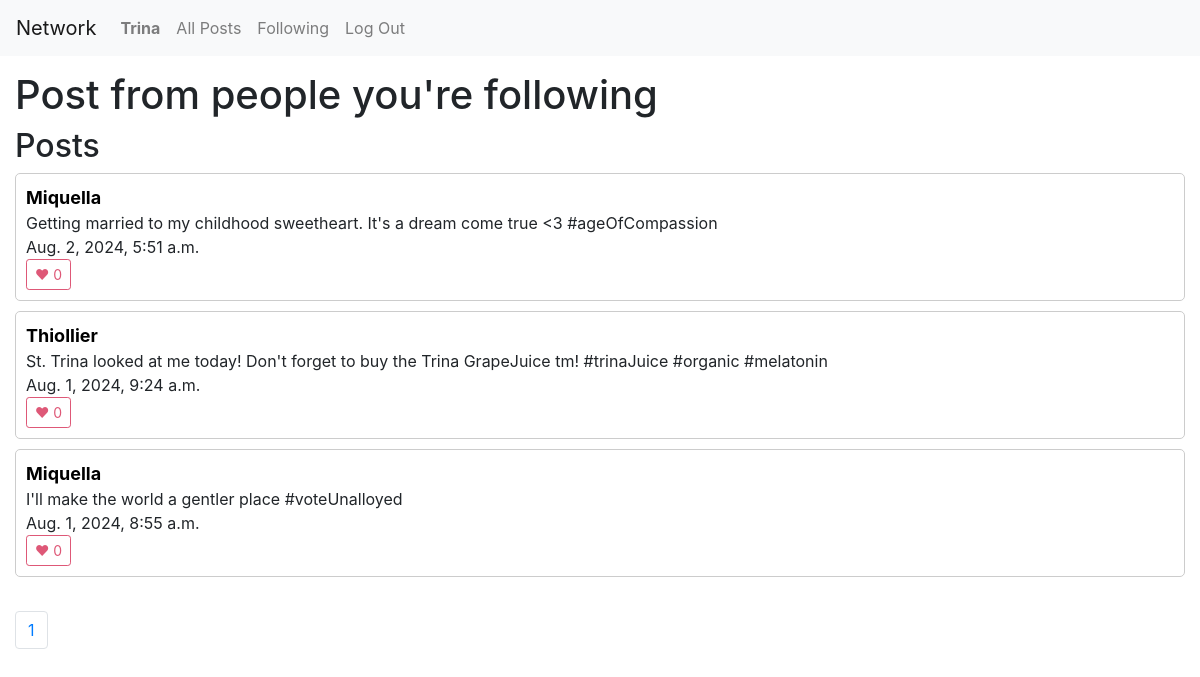
The page /following/1 (signed in) on the database as committed earlier.
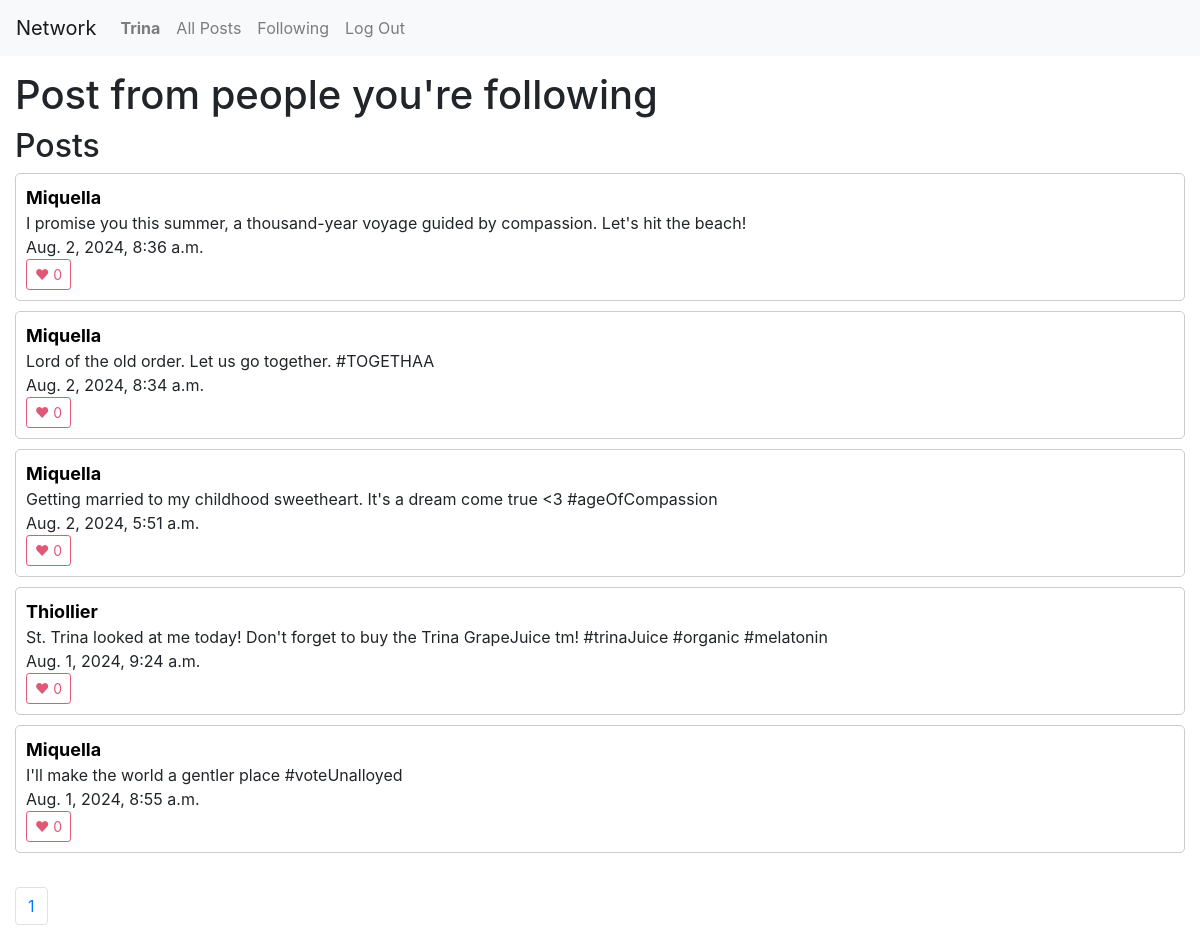
The same page on the database as committed later.
### network/models.py (models this page shows, shortened)
class User(AbstractUser):
    followers = models.ManyToManyField('self', related_name="following", null=True)
    following = models.ManyToManyField('self', related_name="followers",null=True)
    def __str__(self):
        return self.username

class Post(models.Model):
    user = models.ForeignKey("User", on_delete=models.CASCADE, related_name="posts")
    content = models.TextField(blank=True)
    timestamp = models.DateTimeField(auto_now_add=True)
    likes = models.IntegerField(default=0)
    likes_users = models.ManyToManyField("User", related_name="likes", null=True)

### network/views.py (the view)
# urls.py: path("following/<int:page_num>", views.following, name="following"),
def following(request, page_num):
    following = User.objects.filter(followers=request.user)
    following = Post.objects.filter(user__in=following)
    posts = following.order_by("-timestamp").all()
    p = Paginator(posts, 10)
    page_obj = p.get_page(page_num)
    prev_page = None
    has_prev_page = False
    if page_obj.has_previous():
        prev_page = page_obj.previous_page_number()
        has_prev_page = True
    next_page = None
    has_next_page = False
    if page_obj.has_next():
        next_page = page_obj.next_page_number()
        has_next_page = True
    return render(request, 'network/following.html', {
        "username":request.user,
        "posts": page_obj,
        "pages": p,
        "prev_page": prev_page,
        "has_prev_page": has_prev_page,
        "next_page": next_page,
        "has_next_page": has_next_page,
    })

### network/templates/network/following.html (shortened to what this page needs)
{% extends "network/layout.html" %}
{% load static %}
{% block body %}
    <h1>Post from people you're following</h1>
    <h2>Posts</h2>
    {% for post in posts %}
    <div id="post-container">
        <a href="{% url 'user' post.user.username 1 %}" class="username-link">{{ post.user.username }}</a><br>
        {{ post.content }} <br>
        {{ post.timestamp }} <br>
        <button id="like-{{ post.id }}" onclick="toggle_like({{ post.id }})" class="like-btn">♥ {{ post.likes_users.count }}</button>
    </div>
    {% endfor %}
    <br>
    <nav aria-label="Page navigation example">
        <ul class="pagination">
          {% for page in pages %}
            <li class="page-item"><a class="page-link"  href="{% url 'following' page.number%}">{{ page.number }}</a></li>
          {% endfor %}
        </ul>
      </nav>
{% endblock %}

### network/templates/network/layout.html (shortened to what this page needs)
{% load static %}
<!DOCTYPE html>
<html lang="en">
    <head>
        <link rel="stylesheet" href="https://stackpath.bootstrapcdn.com/bootstrap/4.4.1/css/bootstrap.min.css">
        <link href="{% static 'network/styles.css' %}" rel="stylesheet">
    </head>
    <body>
        <nav class="navbar navbar-expand-lg navbar-light bg-light">
            <a class="navbar-brand" href="#">Network</a>
            <div>
              <ul class="navbar-nav mr-auto">
                {% if user.is_authenticated %}
                    <li class="nav-item">
                        <a id="nav-username" class="nav-link" href="{% url 'user' user.username 1 %}"><strong>{{ user.username }}</strong></a>
                    </li>
                {% endif %}
                <li class="nav-item">
                  <a class="nav-link" href="{% url 'index' %}">All Posts</a>
                </li>
                {% if user.is_authenticated %}
                    <li class="nav-item">
                        <a class="nav-link" href="{% url 'following' 1%}">Following</a>
                    </li>
                    <li class="nav-item">
                        <a class="nav-link" href="{% url 'logout' %}">Log Out</a>
                    </li>
                {% endif %}
              </ul>
            </div>
          </nav>
        <div class="body">
            {% block body %}
            {% endblock %}
        </div>
    </body>
</html>

### network/static/network/styles.css (style rules this page uses)
.body { margin:15px; }
#post-container { align-items: center; border: 1px solid #ccc; padding: 10px; margin-bottom: 10px; border-radius: 5px; }
.username-link { color:black; font-weight: bold; font-size: large; }
.like-btn { display: inline-block; font-weight: 400; text-align: center; vertical-align: middle; user-select: none; background-color: transparent; border: 1px solid transparent; transition: color .15s ease-in-out,background-color .15s ease-in-out,border-color .15s ease-in-out,box-shadow .15s ease-in-out; padding: .25rem .5rem; font-size: .875rem; line-height: 1.5; border-radius: .2rem; color: #de5877; border-color: #de5877; }

Rows that differ between the two databases and show on the page:
added Post: user.username "Miquella", content "I promise you this summer, a thousand-year voyage guided by compassion. Let's hit the beach!", timestamp "Aug. 2, 2024, 8:36 a.m.", likes_users.count "0"
added Post: user.username "Miquella", content "Lord of the old order. Let us go together. #TOGETHAA", timestamp "Aug. 2, 2024, 8:34 a.m.", likes_users.count "0"
